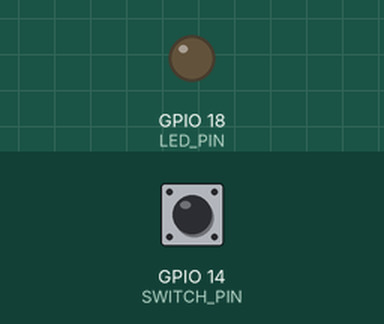
Simulated run of this program. Board: Raspberry Pi (BCM pin numbers). Parts: output pins drawn as LEDs (lit = HIGH). The inputs (shaded band) are chosen by the test bench; at power-on: GPIO 14 (SWITCH_PIN) LOW.

Above: at 1.2 s.
1.3 s: GPIO 14 (SWITCH_PIN) pulled HIGH for 0.15 s
At 1.37 s:
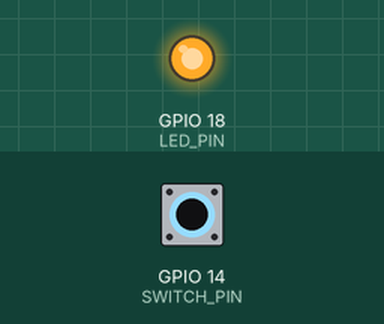
2.9 s: GPIO 14 (SWITCH_PIN) pulled HIGH for 3.2 s
At 6.6 s:
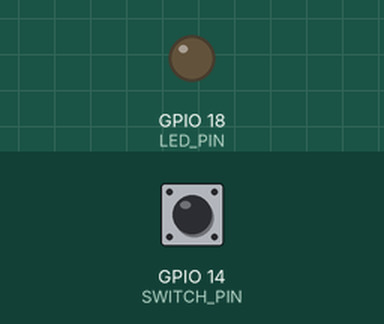
Timing chart, 0 to 8.1 s (numbered marks = the images above; inputs shaded):
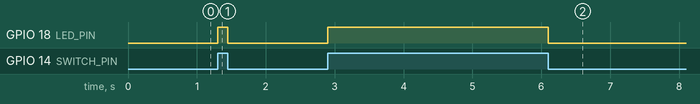

The program:

switch2.py
```python
#coding:utf-8
"""
スイッチイベントによってLEDを光らせるプログラム
"""

import RPi.GPIO as GPIO
import time

def btn_callback(gpio_no):
    """
    スイッチの状態に変更があった時に実行する処理
    """
    GPIO.output(LED_PIN, GPIO.input(SWITCH_PIN))

# 使用するピン番号の定義
SWITCH_PIN = 14
LED_PIN = 18

# ピン番号の指定モードをBCMに設定
GPIO.setmode(GPIO.BCM)

# スイッチのピンを入力ピンとして定義
# プルダウン抵抗を有効にする
GPIO.setup(SWITCH_PIN, GPIO.IN, pull_up_down=GPIO.PUD_DOWN)

# LEDピンを出力ピンとして定義
# 初期値はLOW
GPIO.setup(LED_PIN, GPIO.OUT, initial = GPIO.LOW)

# イベント検出を有効にする
# 検出するイベントは、立ち上がり、立ち下がりの両方を検知（BOTH）
GPIO.add_event_detect(SWITCH_PIN, GPIO.BOTH, bouncetime=30)

# イベントを検出した時にコールバックする関数を設定
GPIO.add_event_callback(SWITCH_PIN, btn_callback)

# キーボードの割込み例外が発生するまで実行
try :
    while True:
        # イベントを待機
        time.sleep(1)

except KeyboardInterrupt:
    pass

# イベント検知を解除する
GPIO.remove_event_detect()

# GPIOの設定をクリア
GPIO.cleanup()
```

Measured:
- after the input at 1.3 s, GPIO 18 (LED_PIN): LOW → HIGH at once, → LOW 0.15 s later
- after the input at 2.9 s, GPIO 18 (LED_PIN): LOW → HIGH at once, → LOW 3.2 s later
